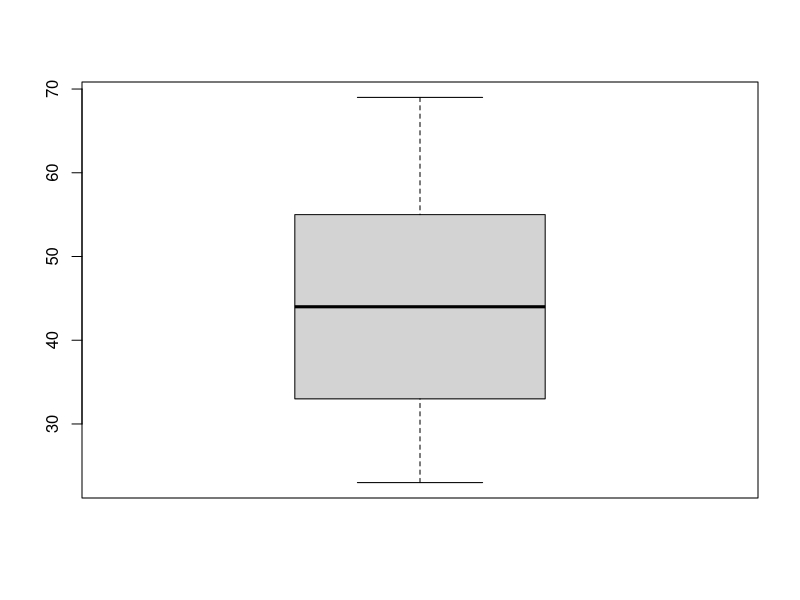

R code for this plot:
#########################
###
### Population Statistics
###
### Leonard Mada


### Populations
# Generate random populations

### Github:
# https://github.com/discoleo/R/tree/master/Stat/Population.R


population.gen = function(n, startDate, endDate, simHorizon, format="%d/%m/%Y",
	fertility.lambda=1, collapse=NULL, sex=c("M", "F"),
	marital = c("NM","M","D","W"), edu = c("no","low","med","high")) {
	# Definition of an initial population
	# (for illustration purposes, create a random population)
	if(missing(endDate)) {
		if(length(startDate) == 1) stop("End Date needed!")
		else endDate = startDate[2];
	}
	if(is.character(startDate)) startDate = as.Date(startDate, format=format);
	if(is.character(endDate)) endDate = as.Date(endDate, format=format);
	birthDatesRange = c(startDate[1], endDate[1]);
	
	birthDates <- birthDatesRange[1] +
		runif(N, min=0, max=diff(birthDatesRange))
	
	age <- trunc(as.numeric(simHorizon[1] - birthDates)/365.25)
	s1 = sample(sex, N, replace=TRUE)
	s2 = rpois(N, ifelse(age <= 18, 0, 1)) # Fertility
	# Marital
	s3 = ifelse(age <= 18, marital[1],
			ifelse(age <= 22,
				sample(marital[1:3], N, replace=TRUE),
				sample(marital, N, replace=TRUE)))
	s4 = ifelse(age <= 7, edu[1],
			ifelse(age <= 18, edu[2],
			ifelse(age <= 23,
				sample(edu[2:3], N, replace=TRUE),
				sample(edu[-1], N, replace=TRUE))))
	
	if( ! is.null(collapse)) {
		# TODO: can implement upper bound on fertility;
		s2ch = as.character(s2);
		s2ch[s2 >= 3] = "3+";
		s = paste(s1,s2ch,s3,s4, sep=collapse)
		initState = data.frame(ID=1:N, birthDate=birthDates, age=age, s);
		return(initState);
	}
	initState = data.frame(ID=1:N, birthDate=birthDates, age=age, s1, s2, s3, s4)
	return(initState)
}

#############

### Examples:

N = 100
dates = c("31/12/1950","01/01/2014")
simHorizon = as.Date("01/01/2021", format="%d/%m/%Y")

initPop = population.gen(N, dates, simHorizon=simHorizon)
head(initPop)
table(initPop$s3)
mean(initPop$age)
boxplot(initPop$age[initPop$s3 == "W"])


### with Collapse
initPop = population.gen(N, dates, simHorizon=simHorizon, collapse="/")
head(initPop)

